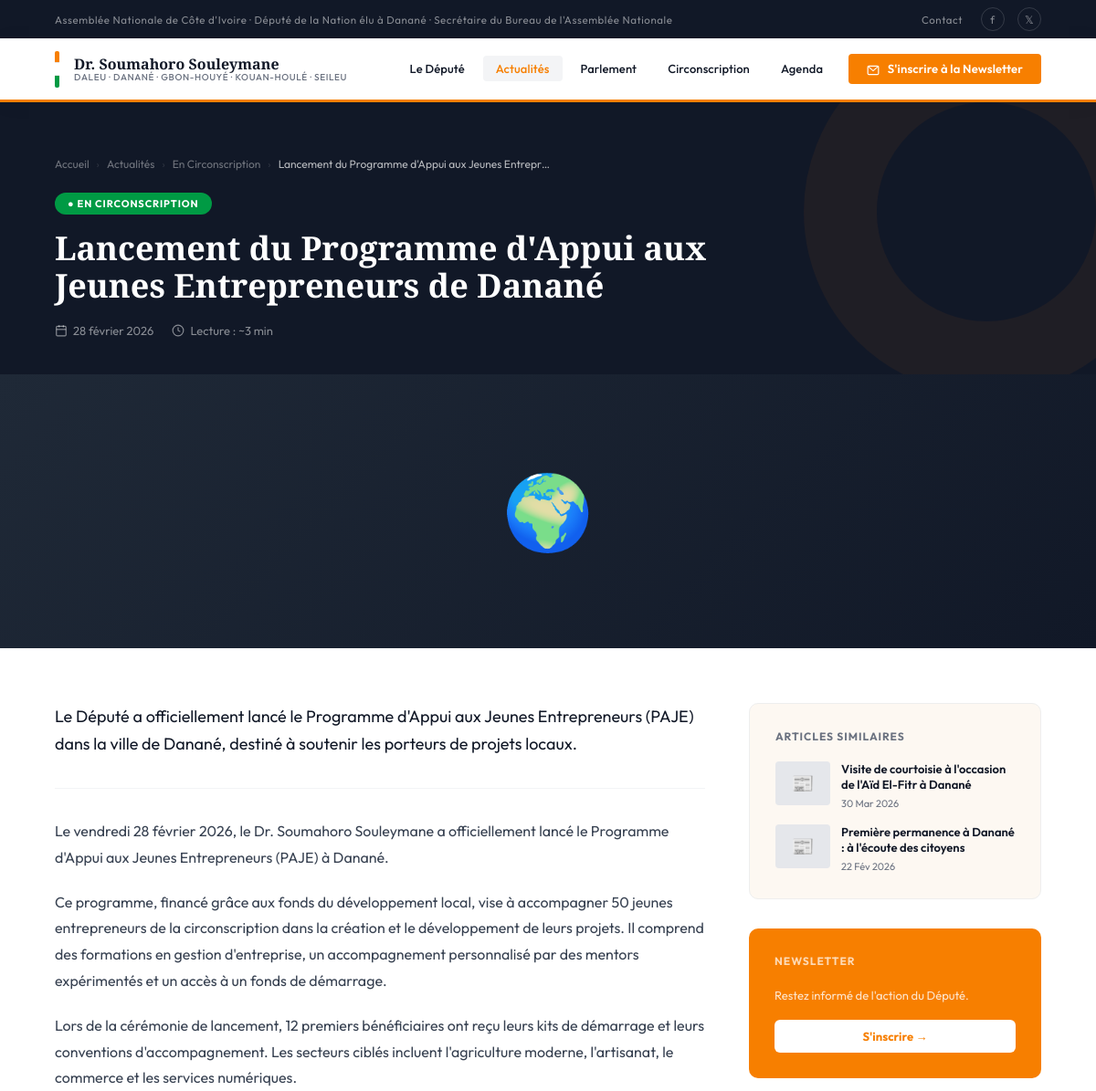
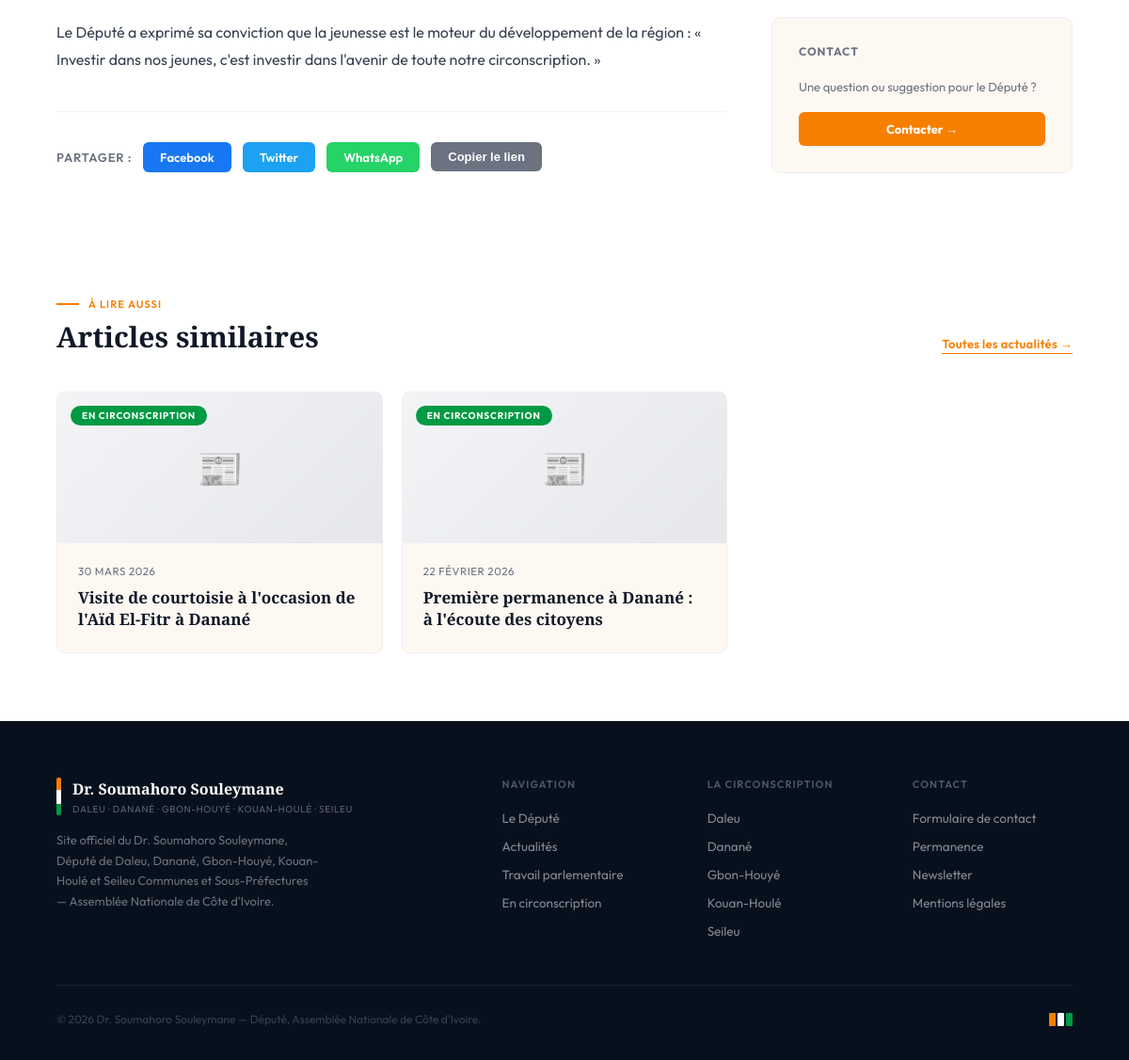
The app's page /actualites/lancement-du-programme-dappui-aux-jeunes-entrepreneurs-de-danane/ with its own data (2 pictures, top to bottom).
### website/models.py (models this page shows, shortened)
class Actualite(models.Model):
    CATEGORIE_CHOICES = [
        ('assemblee', 'Assemblée Nationale'),
        ('circonscription', 'En Circonscription'),
        ('agriculture', 'Agriculture'),
        ('economie', 'Économie'),
        ('education', 'Éducation'),
        ('sante', 'Santé'),
        ('environnement', 'Environnement'),
        ('infrastructure', 'Infrastructure'),
        ('jeunesse', 'Jeunesse'),
        ('culture', 'Culture'),
        ('social', 'Social'),
        ('securite', 'Sécurité'),
        ('presse', 'Revue de Presse'),
        ('video', 'Vidéo'),
    ]
    titre            = models.CharField(max_length=255, verbose_name="Titre")
    slug             = models.SlugField(max_length=270, unique=True, blank=True)
    extrait          = models.TextField(max_length=400, verbose_name="Extrait")
    contenu          = models.TextField(verbose_name="Contenu")
    categorie        = models.CharField(max_length=30, choices=CATEGORIE_CHOICES, default='assemblee')
    image            = models.ImageField(upload_to='actualites/', blank=True, null=True)
    date_publication = models.DateField(verbose_name="Date de publication")
    en_vedette       = models.BooleanField(default=False, verbose_name="En vedette")
    publie           = models.BooleanField(default=True, verbose_name="Publié")
    created_at       = models.DateTimeField(auto_now_add=True)
    updated_at       = models.DateTimeField(auto_now=True)
    class Meta:
        verbose_name = "Actualité"
        verbose_name_plural = "Actualités"
        ordering = ['-date_publication', '-created_at']
    def get_absolute_url(self):
        return reverse('website:actualite_detail', kwargs={'slug': self.slug})
    def get_categorie_display_color(self):
        mapping = {
            'assemblee': 'var(--orange)', 'circonscription': 'var(--vert)',
            'presse': '#6B7280', 'video': '#7C3AED',
        }
        return mapping.get(self.categorie, 'var(--orange)')

### website/views.py (the view)
# urls.py: path('actualites/<slug:slug>/',     views.actualite_detail,      name='actualite_detail'),
def actualite_detail(request, slug):
    article = get_object_or_404(Actualite, slug=slug, publie=True)
    articles_lies = Actualite.objects.filter(
        publie=True, categorie=article.categorie
    ).exclude(pk=article.pk)[:3]
    context = {
        'article':      article,
        'articles_lies': articles_lies,
    }
    return render(request, 'actualite_detail.html', context)

### templates/Actualite_detail.html (shortened to what this page needs)
{% extends "base.html" %}
{% load static %}
{% block content %}
<div class="article-hero">
  <div class="breadcrumb">
    <a href="{% url 'website:index' %}">Accueil</a>
    <span class="breadcrumb-sep">›</span>
    <a href="{% url 'website:actualites' %}">Actualités</a>
    <span class="breadcrumb-sep">›</span>
    <a href="{% url 'website:actualites' %}?categorie={{ article.categorie }}">{{ article.get_categorie_display }}</a>
    <span class="breadcrumb-sep">›</span>
    <span style="color:rgba(255,255,255,0.7);">{{ article.titre|truncatechars:50 }}</span>
  </div>
  <div class="article-hero-cat" style="background:{{ article.get_categorie_display_color }};">
    ● {{ article.get_categorie_display }}
  </div>
  <h1 class="article-hero-title">{{ article.titre }}</h1>
  <div class="article-hero-meta">
    <div class="article-meta-item">
      <svg width="14" height="14" fill="none" stroke="currentColor" stroke-width="2" viewBox="0 0 24 24"><rect x="3" y="4" width="18" height="18" rx="2"/><line x1="16" y1="2" x2="16" y2="6"/><line x1="8" y1="2" x2="8" y2="6"/><line x1="3" y1="10" x2="21" y2="10"/></svg>
      {{ article.date_publication|date:"d F Y" }}
    </div>
    <div class="article-meta-item">
      <svg width="14" height="14" fill="none" stroke="currentColor" stroke-width="2" viewBox="0 0 24 24"><circle cx="12" cy="12" r="10"/><polyline points="12 6 12 12 16 14"/></svg>
      Lecture : ~{{ article.contenu|wordcount|divisibleby:200|default:"3" }} min
    </div>
  </div>
</div>
{% if article.image %}
  <img src="{{ article.image.url }}" alt="{{ article.titre }}" class="article-img-banner">
{% else %}
  <div class="article-img-placeholder">
    {% if article.categorie == 'assemblee' %}🏛️
    {% elif article.categorie == 'circonscription' %}🌍
    {% elif article.categorie == 'video' %}🎥
    {% else %}📰{% endif %}
  </div>
{% endif %}
<div class="article-layout">
  <div>
    <p style="font-size:18px; font-weight:400; color:var(--encre); line-height:1.7; margin-bottom:32px; padding-bottom:32px; border-bottom:1px solid #F3F4F6;">
      {{ article.extrait }}
    </p>
    <div class="article-body">
      {{ article.contenu|linebreaks }}
    </div>
    <div class="article-share">
      <span class="share-label">Partager :</span>
      <a href="https://www.facebook.com/sharer/sharer.php?u={{ request.build_absolute_uri }}" target="_blank" rel="noopener" class="share-btn share-fb">Facebook</a>
      <a href="https://twitter.com/intent/tweet?url={{ request.build_absolute_uri }}&text={{ article.titre|urlencode }}" target="_blank" rel="noopener" class="share-btn share-tw">Twitter</a>
      <a href="https://wa.me/?text={{ article.titre|urlencode }}%20{{ request.build_absolute_uri }}" target="_blank" rel="noopener" class="share-btn share-wa">WhatsApp</a>
      <button onclick="navigator.clipboard.writeText(window.location.href);this.textContent='✓ Copié!';" class="share-btn share-copy" style="border:none;">Copier le lien</button>
    </div>
  </div>
  <aside class="article-sidebar">
    {% if articles_lies %}
    <div class="sidebar-box">
      <div class="sidebar-title">Articles similaires</div>
      <div class="sidebar-related">
        {% for art in articles_lies %}
        <a href="{{ art.get_absolute_url }}" class="sidebar-art">
          <div class="sidebar-art-img">
            {% if art.image %}
              <img src="{{ art.image.url }}" alt="{{ art.titre }}">
            {% else %}
              {% if art.categorie == 'assemblee' %}🏛️{% elif art.categorie == 'video' %}🎥{% else %}📰{% endif %}
            {% endif %}
          </div>
          <div>
            <div class="sidebar-art-title">{{ art.titre|truncatechars:70 }}</div>
            <div class="sidebar-art-date">{{ art.date_publication|date:"d M Y" }}</div>
          </div>
        </a>
        {% endfor %}
      </div>
    </div>
    {% endif %}
    <div class="sidebar-box" style="background:var(--orange); border:none; color:var(--blanc);">
      <div class="sidebar-title" style="color:rgba(255,255,255,0.7);">Newsletter</div>
      <p style="font-size:13px; color:rgba(255,255,255,0.8); line-height:1.6; margin-bottom:16px;">Restez informé de l'action du Député.</p>
      <a href="{% url 'website:index' %}#newsletter" style="display:block; text-align:center; background:var(--blanc); color:var(--orange); padding:10px 20px; border-radius:6px; font-size:13px; font-weight:700; text-decoration:none;">S'inscrire →</a>
    </div>
    <div class="sidebar-box">
      <div class="sidebar-title">Contact</div>
      <p style="font-size:13px; color:var(--gris); line-height:1.6; margin-bottom:16px;">Une question ou suggestion pour le Député ?</p>
      <a href="{% url 'website:contact' %}" style="display:block; text-align:center; background:var(--orange); color:var(--blanc); padding:10px 20px; border-radius:6px; font-size:13px; font-weight:700; text-decoration:none;">Contacter →</a>
    </div>
  </aside>
</div>
{% if articles_lies %}
<section class="section section-alt">
  <div class="section-header">
    <div>
      <div class="eyebrow"><span>À lire aussi</span></div>
      <h2 class="section-title">Articles similaires</h2>
    </div>
    <a href="{% url 'website:actualites' %}" class="voir-tout">Toutes les actualités →</a>
  </div>
  <div style="display:grid; grid-template-columns:repeat(3,1fr); gap:20px;">
    {% for art in articles_lies %}
    <a href="{{ art.get_absolute_url }}" class="article-card">
      <div class="art-img" style="height:160px; position:relative; overflow:hidden;">
        {% if art.image %}
          <img src="{{ art.image.url }}" alt="{{ art.titre }}" style="width:100%;height:100%;object-fit:cover;">
        {% else %}
          <div class="art-placeholder">📰</div>
        {% endif %}
        <div class="art-tag" style="background:{{ art.get_categorie_display_color }};">{{ art.get_categorie_display }}</div>
      </div>
      <div class="art-body">
        <div class="art-date">{{ art.date_publication|date:"d F Y" }}</div>
        <div class="art-title">{{ art.titre }}</div>
      </div>
    </a>
    {% endfor %}
  </div>
</section>
{% endif %}
{% endblock %}

### records on screen
Actualite: categorie "En Circonscription", titre "Lancement du Programme d'Appui aux Jeunes Entrepr…", categorie "EN CIRCONSCRIPTION", titre "Lancement du Programme d'Appui aux Jeunes Entrepreneurs de Danané", date_publication "28 février 2026", contenu|divisibleby "3", extrait "Le Député a officiellement lancé le Programme d'Appui aux Jeunes Entrepreneurs (PAJE) dans la ville de Danané, destiné à soutenir les porteurs de projets locaux.", contenu "Le vendredi 28 février 2026, le Dr. Soumahoro Souleymane a officiellement lancé le Programme d'Appui aux Jeunes Entrepreneurs (PAJE) à Danané. Ce programme, financé grâce aux fonds du développement local, vise à accompagner 50 jeunes entrepreneurs de la circonscription dans la création et le développement de leurs projets. Il comprend des formations en gestion d'entreprise, un accompagnement personnalisé par des mentors expérimentés et un accès à un fonds de démarrage. Lors de la cérémonie de lancement, 12 premiers bénéficiaires ont reçu leurs kits de démarrage et leurs conventions d'accompagnement. Les secteurs ciblés incluent l'agriculture moderne, l'artisanat, le commerce et les services…"
Actualite: titre "Visite de courtoisie à l'occasion de l'Aïd El-Fitr à Danané", date_publication "30 Mar 2026", categorie "EN CIRCONSCRIPTION", date_publication "30 MARS 2026"
Actualite: titre "Première permanence à Danané : à l'écoute des citoyens", date_publication "22 Fév 2026", categorie "EN CIRCONSCRIPTION", date_publication "22 FÉVRIER 2026"
